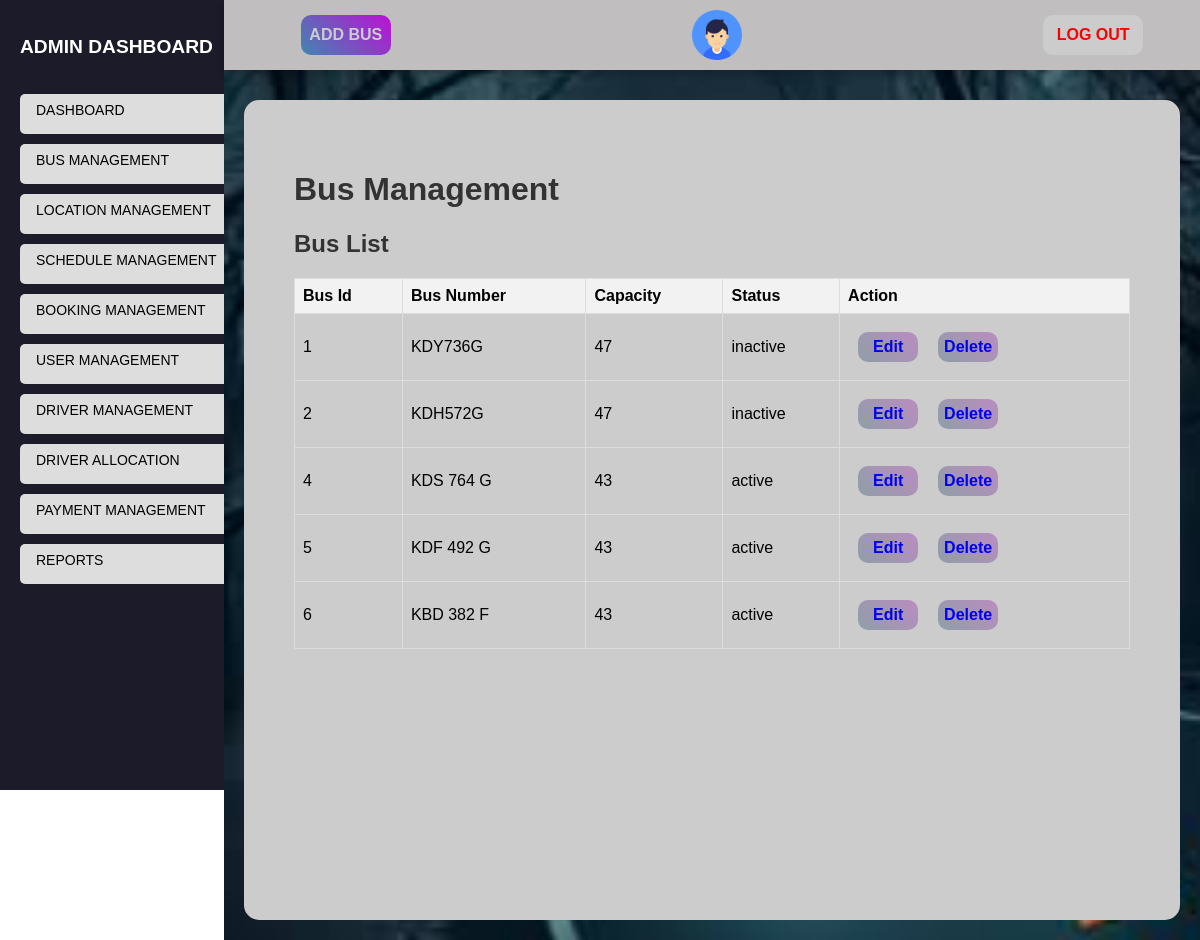
Screenshot of /admin/buses.php (signed in) with the database file from the repository.
### tables this page shows
CREATE TABLE `buses` (
  `bus_id` int NOT NULL AUTO_INCREMENT,
  `busnumber` varchar(100) NOT NULL,
  `capacity` int NOT NULL,
  `status` varchar(100) NOT NULL,
  `lastupdated` timestamp(6) NOT NULL DEFAULT CURRENT_TIMESTAMP(6) ON UPDATE CURRENT_TIMESTAMP(6),
  PRIMARY KEY (`bus_id`)
);

### admin/buses.php (the view, shortened to what this page needs)
<?php
require_once '../controllers/admincontroller.php';
?>
<!DOCTYPE html>
<html lang="en">
<head>
    <link rel="stylesheet" href="../css/admin.css">
</head>
<body>
    <div class="sidebar">
        <h2>ADMIN DASHBOARD</h2>
        <ul>
            <li><a href="index.php">DASHBOARD</a></li>
            <li><a href="buses.php">BUS MANAGEMENT</a></li>
            <li><a href="locations.php">LOCATION MANAGEMENT</a></li>
            <li><a href="schedules.php">SCHEDULE MANAGEMENT</a></li>
            <li><a href="bookings.php">BOOKING MANAGEMENT</a></li>
            <li><a href="users.php">USER MANAGEMENT</a></li>
            <li><a href="drivers.php">DRIVER MANAGEMENT</a></li>
            <li><a href="driverallocation.php">DRIVER ALLOCATION</a></li>
            <li><a href="payments.php">PAYMENT MANAGEMENT</a></li>
            <li><a href="reports.php">REPORTS</a></li>
        </ul>
    </div>
    <div class="main-content">
        <div class="header">
            <div class="nav">
                <div class="user">
                    <button class="btn" onclick="toggleAddBus(true)"><b>ADD BUS</b></button>
                    <div class="img-case">
                        <a href="adminprofile.php"><img src="../images/user.png"></a>
                    </div>
                    <button class="log-btn"><a href="index.php?logout=1" style="color: red;" class="logout"><b>LOG OUT</b></a></button>
                </div>
            </div>
        </div>
        <div class="b-content">
            <h1 id="buslist">Bus Management</h1>
            <div class="bus-list active">
                 <h2>Bus List</h2>
                <table>
                    <tr>
                        <th>Bus Id</th>
                        <th>Bus Number</th>
                        <th>Capacity</th>
                        <th>Status</th>
                        <th>Action</th>
                    </tr>
                    <?php
                    $sql = "SELECT * FROM buses";
                    $result = $conn->query($sql);
                    while($bus_r = $result->fetch_assoc()) {
                        echo "<tr>";
                        echo "<td>" . $bus_r["bus_id"] . "</td>";
                        echo "<td>" . $bus_r["busnumber"] . "</td>";
                        echo "<td>" . $bus_r["capacity"] . "</td>";
                        echo "<td>" . $bus_r["status"] . "</td>";
                        echo "<td class='action-column'>";
                        echo "<button class='edit'><a href='edit/editbus.php?bus_id=" . $bus_r["bus_id"] . "'><b>Edit</b></a></button>";
                        echo "<button class='delete' name='deletebus'><a href='delete/deletebus.php?bus_id=" . $bus_r["bus_id"] . "'
                        onclick='return confirm(\"Are you sure you want to delete this bus?\");'><b>Delete</b></a></button>";
                        echo "</td>";
                        echo "</tr>";
                    }
                    ?>
                </table>
            </div>
        </div>
    </div>
</body>
</html>

### css/admin.css (style rules this page uses)
body { margin: 0; padding: 0; font-family: Arial, sans-serif; }
.sidebar { position: fixed; width: 250px; justify-content: flex-start; background-color: rgb(0, 0, 0); background-color: rgb(27, 27, 41); display: flex; flex-direction: column; color: #fff; padding: 20px; height: 750px; }
.sidebar h2 { margin-bottom: 20px; font-size: larger; color: #fff; }
.sidebar ul { list-style-type: none; padding: 0; }
.sidebar ul li { margin-bottom: 10px; height: 40px; background-color: #ddd; color: black; border-radius: 5px; }
.sidebar ul li a { text-decoration: none; font-family: sans-serif; font-size: 14px; color: black; display: block; padding: 8px 16px; border-radius: 4px; transition: background-color 0.3s ease; }
.main-content { padding: 20px; background-image: url(../images/dash1.jpeg); background-position: center; background-size: cover; background-repeat: no-repeat; position: absolute; right: 0; width: 78vw; min-height: 100vh; }
h1, h2 { color: #333; }
.b-content { position: relative; overflow: hidden; margin-top: 10vh; min-height: 90vh; padding: 50px; background: rgb(0, 0, 0); background-color: #ccc; border-radius: 15px; }
.busform, .bus-list { display: none; }
.bus-list.active, .busform.active { display: block; }
.bus-list table { width: 100%; border-collapse: collapse; }
.bus-list th, .bus-list td { border: 1px solid #ddd; padding: 8px; text-align: left; }
.bus-list th { background-color: #f2f2f2; }
.bus-list td a { text-decoration: none; }
.bus-list td button { border-radius: 10px; border: none; background-image: linear-gradient(45deg, #8f9ea7, #ba8dc0); color: #ccc; text-align: center; text-decoration: none; height: 30px; min-width: 60px; margin: 10px; font-size: medium; cursor: pointer; }
table { width: 100%; border-collapse: collapse; }
table th, table td { border: 1px solid #ddd; padding: 8px; }
table td a { text-decoration: none; }
table th { background-color: #f2f2f2; text-align: left; }
ul { list-style-type: none; padding: 0; }
li { margin-bottom: 5px; }
.main-content .header { position: fixed; top: 0; right: 0; width: 78vw; display: flex; padding: 10px; padding-left: 30px; box-shadow: 0 4px 8px 0 rgba(0,0,0,0.2); z-index: 1; text-align: center; justify-content: space-around; background-color: rgb(0, 0, 0); background-color: rgb(192, 190, 190); color: #fff; }
.main-content .header .nav { width: 90%; }
.main-content .header .nav .user { display: flex; justify-content: space-between; align-items: center; }
.nav .user .log-btn { display: inline-block; text-decoration: none; border-radius: 10px; border: none; background-color: #ccc; height: 40px; width: 100px; font-size: 16px; cursor: pointer; }
.nav .user a { text-decoration: none; }
.nav .user .btn { border-radius: 10px; border: none; background-image: linear-gradient(45deg, #3f87b1, #bd10d4); color: #ccc; text-align: center; text-decoration: none; height: 40px; min-width: 90px; font-size: medium; cursor: pointer; }
.main-content .header .nav .user .img-case img { width: 40px; height: 40px; }
.main-content .header .nav .user .img-case { display: flex; position: relative; width: 50px; height: 50px; }
.main-content .header .nav .user .img-case img { position: absolute; top: 0; left: 0; width: 100%; height: 100%; }

### rows the page displays
buses: bus_id "1", busnumber "KDY736G", capacity "47", status "inactive"
buses: bus_id "2", busnumber "KDH572G", capacity "47", status "inactive"
buses: bus_id "4", busnumber "KDS 764 G", capacity "43", status "active"
buses: bus_id "5", busnumber "KDF 492 G", capacity "43", status "active"
buses: bus_id "6", busnumber "KBD 382 F", capacity "43", status "active"
